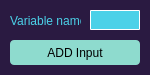
<?xml version="1.0" encoding="UTF-8"?>
<ui version="4.0">
 <class>input_form</class>
 <widget class="QWidget" name="input_form">
  <property name="geometry">
   <rect>
    <x>0</x>
    <y>0</y>
    <width>150</width>
    <height>75</height>
   </rect>
  </property>
  <property name="sizePolicy">
   <sizepolicy hsizetype="Fixed" vsizetype="Fixed">
    <horstretch>0</horstretch>
    <verstretch>0</verstretch>
   </sizepolicy>
  </property>
  <property name="windowTitle">
   <string>Input settings</string>
  </property>
  <property name="styleSheet">
   <string notr="true">QWidget {
  background-color: #2a1a41;
}

QPushButton {
  border-radius: 4px;
  background-color: #8EDBCE;
  font-family: 'Montserrat', sans-serif;
  color: black;
  transition: background-color 1000ms linear;
}

QPushButton:hover {
  background-color: #CDF9EF;
}

QLabel {
  color: #4bd1e8;
}

QLineEdit {
  border-radius: 1px;
  border: 1px solid white;
  background-color: #4bd1e8
}
</string>
  </property>
  <widget class="QLineEdit" name="right_input_box">
   <property name="geometry">
    <rect>
     <x>90</x>
     <y>10</y>
     <width>50</width>
     <height>20</height>
    </rect>
   </property>
  </widget>
  <widget class="QPushButton" name="add_input_btn">
   <property name="geometry">
    <rect>
     <x>10</x>
     <y>40</y>
     <width>130</width>
     <height>25</height>
    </rect>
   </property>
   <property name="text">
    <string>ADD Input</string>
   </property>
  </widget>
  <widget class="QLabel" name="input_label">
   <property name="geometry">
    <rect>
     <x>10</x>
     <y>10</y>
     <width>71</width>
     <height>21</height>
    </rect>
   </property>
   <property name="text">
    <string>Variable name</string>
   </property>
  </widget>
 </widget>
 <resources/>
 <connections/>
</ui>
